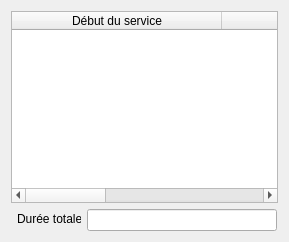
         <widget class="QWidget" name="tab2_2">
          <attribute name="title">
           <string>Durée des activités</string>
          </attribute>
          <layout class="QGridLayout" name="gridLayout_14">
           <item row="0" column="0">
            <widget class="QTableWidget" name="tableWidgetDureeActivitesResto">
             <property name="selectionMode">
              <enum>QAbstractItemView::SingleSelection</enum>
             </property>
             <property name="selectionBehavior">
              <enum>QAbstractItemView::SelectRows</enum>
             </property>
             <attribute name="horizontalHeaderDefaultSectionSize">
              <number>210</number>
             </attribute>
             <attribute name="horizontalHeaderShowSortIndicator" stdset="0">
              <bool>false</bool>
             </attribute>
             <attribute name="horizontalHeaderStretchLastSection">
              <bool>true</bool>
             </attribute>
             <attribute name="verticalHeaderVisible">
              <bool>false</bool>
             </attribute>
             <attribute name="verticalHeaderDefaultSectionSize">
              <number>25</number>
             </attribute>
             <attribute name="verticalHeaderVisible">
              <bool>false</bool>
             </attribute>
             <attribute name="horizontalHeaderShowSortIndicator" stdset="0">
              <bool>false</bool>
             </attribute>
             <attribute name="verticalHeaderDefaultSectionSize">
              <number>25</number>
             </attribute>
             <attribute name="horizontalHeaderStretchLastSection">
              <bool>true</bool>
             </attribute>
             <attribute name="horizontalHeaderDefaultSectionSize">
              <number>210</number>
             </attribute>
             <column>
              <property name="text">
               <string>Début du service</string>
              </property>
             </column>
             <column>
              <property name="text">
               <string>Fin du service</string>
              </property>
             </column>
             <column>
              <property name="text">
               <string>Durée du service</string>
              </property>
             </column>
            </widget>
           </item>
           <item row="1" column="0">
            <layout class="QFormLayout" name="formLayout_8">
             <property name="formAlignment">
              <set>Qt::AlignRight|Qt::AlignTop|Qt::AlignTrailing</set>
             </property>
             <property name="rightMargin">
              <number>7</number>
             </property>
             <item row="0" column="0">
              <widget class="QLabel" name="label_11">
               <property name="maximumSize">
                <size>
                 <width>64</width>
                 <height>20</height>
                </size>
               </property>
               <property name="layoutDirection">
                <enum>Qt::LeftToRight</enum>
               </property>
               <property name="text">
                <string>Durée totale:</string>
               </property>
              </widget>
             </item>
             <item row="0" column="1">
              <widget class="QLineEdit" name="lineEditDureeTotaleResto">
               <property name="minimumSize">
                <size>
                 <width>190</width>
                 <height>0</height>
                </size>
               </property>
               <property name="maximumSize">
                <size>
                 <width>190</width>
                 <height>16777215</height>
                </size>
               </property>
               <property name="layoutDirection">
                <enum>Qt::LeftToRight</enum>
               </property>
               <property name="alignment">
                <set>Qt::AlignRight|Qt::AlignTrailing|Qt::AlignVCenter</set>
               </property>
               <property name="readOnly">
                <bool>true</bool>
               </property>
              </widget>
             </item>
            </layout>
           </item>
          </layout>
         </widget>
